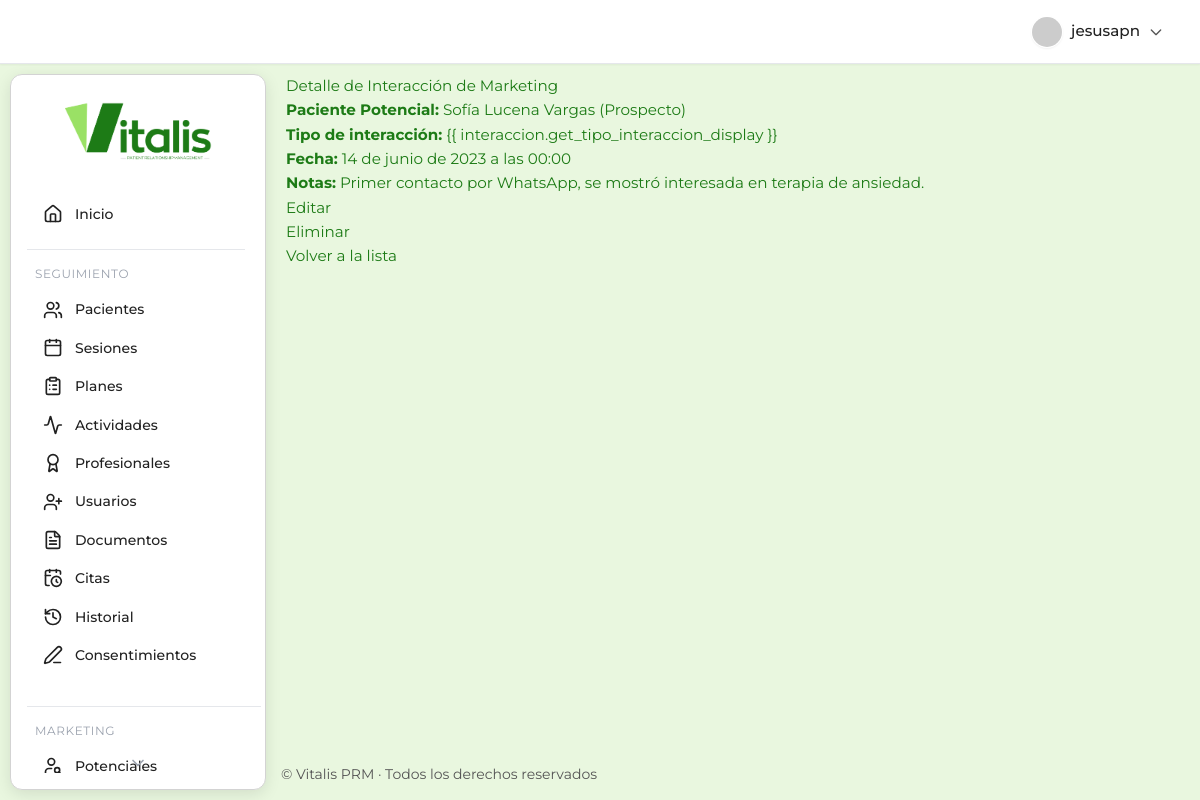
/consultorio/marketing/interacciones/1/ (signed in), run on the app's committed database.
### prm_salud/consultorio/models.py (models this page shows, shortened)
class InteraccionMarketing(models.Model):
    paciente_potencial = models.ForeignKey(PacientePotencial, on_delete=models.CASCADE, related_name='interacciones')
    fecha_interaccion = models.DateTimeField(auto_now_add=True)
    tipo_interaccion = models.CharField(
        max_length=50,
        choices=[
            ('Llamada', 'Llamada'),
            ('Mensaje WhatsApp', 'Mensaje WhatsApp'),
            ('Email', 'Email'),
            ('Reunión', 'Reunión'),
            ('Otro', 'Otro'),
        ]
    )
    notas = models.TextField(blank=True, null=True, verbose_name="Notas / Detalles")

class PacientePotencial(models.Model):
    ESTADOS = [
        ('prospecto', 'Prospecto'),
        ('convertido', 'Convertido'),
        ('descartado', 'Descartado'),
    ]
    id_potencial = models.UUIDField(primary_key=True, default=uuid.uuid4, editable=False)
    nombres = models.CharField(max_length=100)
    apellidos = models.CharField(max_length=100)
    telefono = models.CharField(max_length=30, blank=True, null=True)
    email = models.EmailField(blank=True, null=True)
    fecha_contacto = models.DateField(auto_now_add=True)
    canal_origen = models.CharField(
        max_length=50,
        choices=[
            ('Instagram', 'Instagram'),
            ('YouTube', 'YouTube'),
            ('WhatsApp', 'WhatsApp'),
            ('Directo', 'Directo'),
            ('Otro', 'Otro'),
        ],
        default='Directo'
    )
    estado = models.CharField(max_length=20, choices=ESTADOS, default='prospecto')
    fecha_conversion = models.DateField(blank=True, null=True, verbose_name="Fecha de Conversión")
    paciente = models.OneToOneField(
        'Paciente',
        on_delete=models.SET_NULL,
        blank=True,
        null=True,
        related_name='potencial',
        verbose_name="Paciente Convertido"
    )
    def __str__(self):
        return f"{self.nombres} {self.apellidos} ({self.get_estado_display()})"

### prm_salud/consultorio/views.py (the view)
# urls.py: path('marketing/interacciones/<int:pk>/', views.InteraccionMarketingDetailView.as_view(), name='interaccionmarketing_detail'),
class InteraccionMarketingDetailView(LoginRequiredMixin, DetailView):
    model = InteraccionMarketing
    template_name = 'consultorio/marketing/interaccionmarketing_detail.html'
    context_object_name = 'interaccion'

### prm_salud/consultorio/templates/consultorio/marketing/interaccionmarketing_detail.html
{% extends 'consultorio/base.html' %} {% block content %}
<h2>Detalle de Interacción de Marketing</h2>
<p><strong>Paciente Potencial:</strong> {{ interaccion.paciente_potencial }}</p>
<p>
  <strong>Tipo de interacción:</strong> {{
  interaccion.get_tipo_interaccion_display }}
</p>
<p><strong>Fecha:</strong> {{ interaccion.fecha_interaccion }}</p>
<p><strong>Notas:</strong> {{ interaccion.notas }}</p>
<a
  href="{% url 'consultorio:interaccionmarketing_update' interaccion.pk %}"
  class="btn btn-primary"
  >Editar</a
>
<a
  href="{% url 'consultorio:interaccionmarketing_delete' interaccion.pk %}"
  class="btn btn-danger"
  >Eliminar</a
>
<a
  href="{% url 'consultorio:interaccionmarketing_list' %}"
  class="btn btn-secondary"
  >Volver a la lista</a
>
{% endblock %}

### prm_salud/consultorio/templates/consultorio/base.html (shortened to what this page needs)
{% load static %}
<!DOCTYPE html>
<html lang="es">
  <head>
    <link
      href="https://cdn.jsdelivr.net/npm/tailwindcss@2.2.19/dist/tailwind.min.css"
      rel="stylesheet"
    />
    <link
      rel="stylesheet"
      href="https://cdn.jsdelivr.net/npm/flatpickr/dist/flatpickr.min.css"
    />
    <link rel="stylesheet" href="{% static 'consultorio/css/main.css' %}" />
  </head>
  <body class="main-body-layout bg-[#e9f7df] text-text-main font-montserrat">
    <header
      class="flex justify-end items-center px-6 py-3 shadow-sm sticky top-0 left-0 right-0 z-20 w-full header-modern border-b border-gray-200"
    >
      <div class="relative">
        {% if user.is_authenticated %}
        <button
          id="user-menu-btn"
          onclick="toggleUserDropdown()"
          class="flex items-center gap-2 rounded-full px-3 py-1 hover:bg-gray-100 focus:outline-none focus:ring-2 focus:ring-primary"
        >
          <img
            src="https://ui-avatars.com/api/?name={{ user.get_full_name|default:user.username }}&background=4f46e5&color=fff&rounded=true&size=32"
            alt="Avatar"
            class="rounded-full shadow-sm border border-white"
          />
          <span class="font-medium"
            >{{ user.get_full_name|default:user.username }}</span
          >
          <svg
            fill="none"
            stroke="currentColor"
            stroke-width="2"
            stroke-linecap="round"
            stroke-linejoin="round"
            viewBox="0 0 24 24"
            class="w-4 h-4 text-gray-400"
          >
            <path d="M19 9l-7 7-7-7"></path>
          </svg>
        </button>
        {% endif %} {% block header_actions %}{% endblock %}
      </div>
    </header>
    <div class="content-wrapper">
      <aside
        class="sidebar-card-container"
        style="
          top: calc(64px + 10px);
          left: 10px;
          height: calc(100vh - (64px + 10px) - 10px);
        "
      >
        <div class="flex justify-center items-center h-28">
          <a href="{% url 'consultorio:dashboard' %}">
            <img
              src="{% static 'consultorio/img/PRMlogo.png' %}"
              alt="Logo Vitalis PRM"
              class="h-16 transition-transform duration-200 hover:scale-105"
            />
          </a>
        </div>
        <nav
          id="sidebar-scroll"
          class="flex flex-col gap-2 px-4 pr-2 overflow-y-scroll hide-scrollbar relative"
        >
          <a
            href="{% url 'consultorio:dashboard' %}"
            class="sidebar-link flex items-center gap-3 py-3 px-3 rounded-lg {% if request.path == '/consultorio/' %}sidebar-active{% endif %}"
          >
            <i data-lucide="home" class="w-5 h-5"></i><span>Inicio</span>
          </a>
          <div class="mt-2 border-t border-gray-200 pt-4 mr-4">
            <h3
              class="text-xs text-gray-400 uppercase tracking-wider mb-2 ml-2"
            >
              Seguimiento
            </h3>
            <a
              href="{% url 'consultorio:paciente_list' %}"
              class="sidebar-link flex items-center gap-3 py-3 px-3 rounded-lg {% if 'pacientes' in request.path %}sidebar-active{% endif %}"
            >
              <i data-lucide="users" class="w-5 h-5"></i><span>Pacientes</span>
            </a>
            <a
              href="{% url 'consultorio:sesion_list' %}"
              class="sidebar-link flex items-center gap-3 py-3 px-3 rounded-lg {% if 'sesiones' in request.path %}sidebar-active{% endif %}"
            >
              <i data-lucide="calendar" class="w-5 h-5"></i
              ><span>Sesiones</span>
            </a>
            <a
              href="{% url 'consultorio:plan_list' %}"
              class="sidebar-link flex items-center gap-3 py-3 px-3 rounded-lg {% if 'planes' in request.path %}sidebar-active{% endif %}"
            >
              <i data-lucide="clipboard-list" class="w-5 h-5"></i
              ><span>Planes</span>
            </a>
            <a
              href="{% url 'consultorio:actividad_list' %}"
              class="sidebar-link flex items-center gap-3 py-3 px-3 rounded-lg {% if 'actividades' in request.path %}sidebar-active{% endif %}"
            >
              <i data-lucide="activity" class="w-5 h-5"></i
              ><span>Actividades</span>
            </a>
            <a
              href="{% url 'consultorio:profesional_list' %}"
              class="sidebar-link flex items-center gap-3 py-3 px-3 rounded-lg {% if 'profesionales' in request.path %}sidebar-active{% endif %}"
            >
              <i data-lucide="award" class="w-5 h-5"></i
              ><span>Profesionales</span>
            </a>
            <a
              href="{% url 'consultorio:user_list' %}"
              class="sidebar-link flex items-center gap-3 py-3 px-3 rounded-lg {% if 'usuarios' in request.path %}sidebar-active{% endif %}"
            >
              <i data-lucide="user-plus" class="w-5 h-5"></i
              ><span>Usuarios</span>
            </a>
            <a
              href="{% url 'consultorio:documentopaciente_list' %}"
              class="sidebar-link flex items-center gap-3 py-3 px-3 rounded-lg {% if 'documentos' in request.path %}sidebar-active{% endif %}"
            >
              <i data-lucide="file-text" class="w-5 h-5"></i
              ><span>Documentos</span>
            </a>
            <a
              href="{% url 'consultorio:cita_list' %}"
              class="sidebar-link flex items-center gap-3 py-3 px-3 rounded-lg {% if 'citas' in request.path %}sidebar-active{% endif %}"
            >
              <i data-lucide="calendar-clock" class="w-5 h-5"></i
              ><span>Citas</span>
            </a>
            <a
              href="{% url 'consultorio:historialcambios_list' %}"
              class="sidebar-link flex items-center gap-3 py-3 px-3 rounded-lg {% if 'historiales' in request.path %}sidebar-active{% endif %}"
            >
              <i data-lucide="history" class="w-5 h-5"></i
              ><span>Historial</span>
            </a>
            <a
              href="{% url 'consultorio:consentimiento_list' %}"
              class="sidebar-link flex items-center gap-3 py-3 px-3 rounded-lg {% if 'consentimientos' in request.path %}sidebar-active{% endif %}"
            >
              <i data-lucide="pen-line" class="w-5 h-5"></i
              ><span>Consentimientos</span>
            </a>
          </div>
          <div class="mt-6 border-t border-gray-200 pt-4">
            <h3
              class="text-xs text-gray-400 uppercase tracking-wider mb-2 ml-2"
            >
              Marketing
            </h3>
            <a
              href="{% url 'consultorio:pacientepotencial_list' %}"
              class="sidebar-link flex items-center gap-3 py-3 px-3 rounded-lg {% if 'marketing/potenciales' in request.path %}sidebar-active{% endif %}"
            >
              <i data-lucide="user-search" class="w-5 h-5"></i
              ><span>Potenciales</span>
            </a>
          </div>
        </nav>
        <div id="scroll-indicator" class="flex justify-center -mt-2">
          <i
            data-lucide="chevron-down"
            class="w-5 h-5 text-gray-400 animate-bounce"
          ></i>
        </div>
      </aside>
      <main class="flex-1 overflow-auto main-content-offset">
        {% block content %}{% endblock %}
      </main>
    </div>
    <footer
      class="text-sm text-text-main py-4 mt-auto"
      style="
        border-top: none;
        text-align: left;
        padding-left: calc(16rem + 20px + 5px);
      "
    >
      &copy; {{ now|date:"Y" }} Vitalis PRM · Todos los derechos reservados
    </footer>
  </body>
</html>

### prm_salud/consultorio/static/consultorio/css/main.css (style rules this page uses)
:root { --primary: #A3D65C; --primary-dark: #2E7D32; --primary-hover: #2E7D32; --accent: #A3D65C; --warning: #FFCC00; --danger: #E74C3C; --info: #3498DB; --bg-light: #e9f7df; --bg-section: #F9F9F9; --bg-hover: #F1F8E9; --card-shadow: 0 4px 16px rgba(0,0,0,0.1); --table-border: #D3D3D3; --text-primary: #212121; --text-secondary: #555555; --text-light: #ECF0F1; --border-light: #D3D3D3; --border-dark: #2E7D32; --sidebar-bg: #FFFFFF; --sidebar-border: #D3D3D3; --sidebar-hover-bg: #F1F8E9; --text-white: #fff; --text-muted: var(--text-secondary); --btn-secondary: #D3D3D3; --btn-secondary-hover: #B0B0B0; --icon-main: #2E7D32; --icon-hover: #A3D65C; }
body { font-family: 'Montserrat', 'Segoe UI', Arial, sans-serif !important; font-size: 0.95rem; line-height: 1.6; color: #1D7B16; background-color: var(--bg-light); min-height: 100vh; display: flex; flex-direction: column; transition: background-color 0.3s ease, color 0.3s ease; margin: 0; }
aside { display: flex; flex-direction: column; overflow-y: auto; flex-shrink: 0; transition: background-color 0.3s ease; }
aside a img { height: 3.5rem; display: block; margin: 0 auto; transition: transform 0.2s ease-in-out; }
aside nav { flex-grow: 1; padding: 0.5rem 0; font-size: 0.875rem; display: flex; flex-direction: column; gap: 0.5rem; overflow-y: auto; padding-right: 4px; }
.sidebar-link { display: flex; align-items: center; padding: 0.5rem 1rem; border-radius: 0.25rem; transition: background-color 0.2s ease, color 0.2s ease; font-weight: 500; cursor: pointer; color: var(--text-primary); }
header { padding: 1rem 2rem; display: flex; align-items: center; justify-content: space-between; z-index: 10; flex-shrink: 0; transition: background-color 0.3s ease; }
header #user-menu-btn { display: flex; align-items: center; gap: 0.5rem; padding: 0.5rem 0.75rem; border-radius: 9999px; cursor: pointer; background-color: transparent; border: none; transition: background-color 0.2s ease; outline: none; }
header #user-menu-btn img { height: 2rem; width: 2rem; border-radius: 9999px; box-shadow: 0 1px 2px rgba(0,0,0,0.05); }
header #user-menu-btn span { font-weight: 500; color: var(--text-primary); }
header #user-menu-btn svg { width: 1rem; height: 1rem; color: var(--text-secondary); }
main { flex: 1; display: flex; flex-direction: column; min-height: 0; padding: 2.5rem 2rem; overflow-y: auto; }
footer { text-align: center; font-size: 0.75rem; color: var(--text-secondary); padding: 1.5rem 0; border-top: 1px solid var(--border-light); background: var(--bg-section); box-shadow: none; flex-shrink: 0; width: 100%; }
body, .font-montserrat { font-family: 'Montserrat', 'Segoe UI', Arial, sans-serif !important; }
:root { --bg-sidebar-dark: #FFFFFF; --border-sidebar-border: var(--border-light); --sidebar-hover-bg: #F0F0F0; --text-white: #fff; --text-muted: var(--text-secondary); }
.sidebar-card-container { overflow-y: hidden; }
.sidebar-card-container nav { overflow-y: auto; padding-right: 4px; }

### prm_salud/consultorio/templates/consultorio/base.html (style rules this page uses)
.header-modern { height: 64px; background-color: var(--sidebar-bg); color: var(--text-primary); }
body.main-body-layout { display: flex; flex-direction: column; min-height: 100vh; }
.content-wrapper { display: flex; flex: 1; padding-top: 10px; padding-left: 10px; padding-right: 20px; gap: 20px; align-items: flex-start; }
.sidebar-card-container { width: 16rem; background-color: var(--sidebar-bg); border-radius: 12px; box-shadow: var(--card-shadow); border: 1px solid var(--sidebar-border); color: var(--text-primary); overflow-y: hidden; position: fixed; top: calc(64px + 10px); left: 10px; height: calc(100vh - (64px + 10px) - 10px); flex-shrink: 0; padding-bottom: 1rem; display: flex; flex-direction: column; color: #0a090c; scrollbar-width: none; -ms-overflow-style: none; }
.sidebar-card-container nav { flex: 1 1 auto; min-height: 0; overflow-y: auto; padding-right: 4px; }
.sidebar-card-container > div { flex-shrink: 0; }
.sidebar-link { transition: all 0.2s ease-in-out; color: var(--text-primary); border-radius: 0.25rem; }
footer { width: 100%; border-top: none !important; color: var(--text-secondary); background: transparent !important; box-shadow: none !important; }
.main-content-offset { margin-left: calc( 16rem + 20px ); flex: 1; padding: 0; }
.hide-scrollbar { scrollbar-width: none; -ms-overflow-style: none; }
#scroll-indicator { pointer-events: none; position: absolute; bottom: 1rem; left: 0; right: 0; z-index: 10; }

### data on the page
InteraccionMarketing: paciente_potencial "Sofía Lucena Vargas (Prospecto)", fecha_interaccion "14 de junio de 2023 a las 00:00", notas "Primer contacto por WhatsApp, se mostró interesada en terapia de ansiedad."

### other printed values
{{ user.get_full_name|default:user.username }} "jesusapn"
